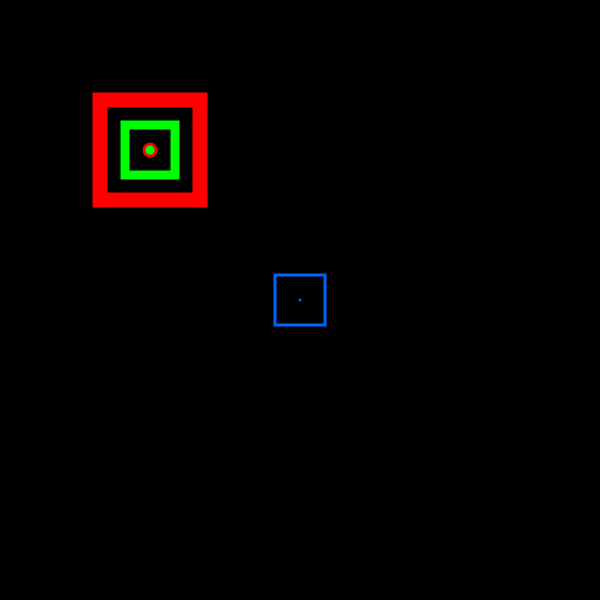
Frame 1 (no input)
Frame 60 (no input): identical to frame 1, image omitted
Frame 120 (the mouse pressed at the canvas centre since frame 60): identical to frame 1, image omitted

The p5.js sketch that drew this single still picture (run headless with seeded random() and noise() and a simulated clock; from frame 60 on, the mouse is pressed at the canvas centre):

// p5.js sketch
// ── sketch.js

function setup() {

  createCanvas( 600, 600 );

}


function draw() {

  background( 0 );

  noFill();
  stroke( 255, 0, 0 );
  strokeWeight( 15 );
  point( width / 4, height / 4 );
  rect( width / 4 - 50, height / 4 - 50, 100, 100 );

  // push();

  // move (0, 0) to another location!
  translate( width / 4, height / 4 );

  stroke( 0, 255, 0 );
  strokeWeight( 9 );
  point( 0, 0 );  // point drawn at (0, 0 ) but not at "(0, 0)"
  rect( 0 - 25, 0 -25, 50, 50 );

  // pop();

  // move (0, 0) to another location
  // translations accumulate!!
  translate( width / 4, height / 4 );
  stroke( 0, 100, 255 );
  strokeWeight( 3 );
  point( 0, 0 );  // point drawn at (0, 0 ) but not at "(0, 0)"
  rect( 0 - 25, 0 -25, 50, 50 );

  
  //uncomment the push() and pop() lines above

}
